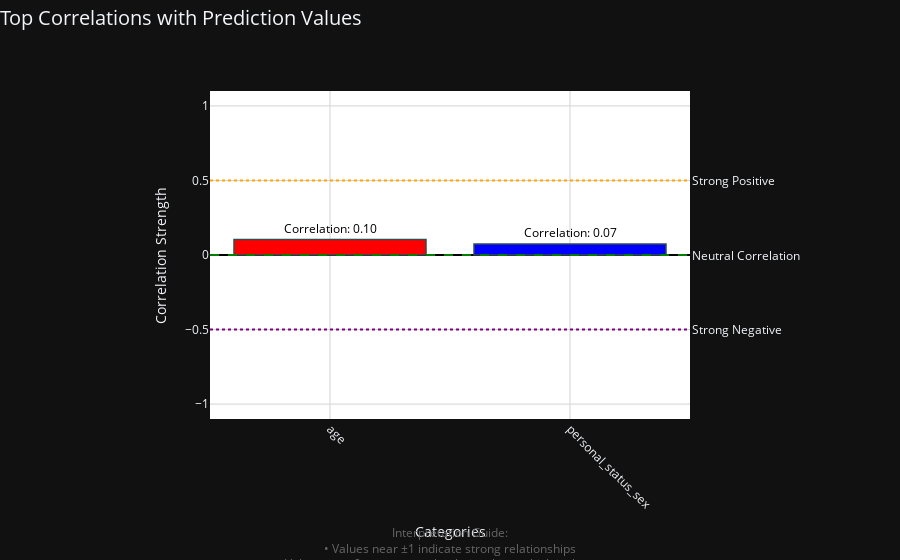

This figure's notebook cell:
### Markdown cell above
2. Top Correlation with Protected Values
    This boxplot visualizes how strongly each feature correlates with protected attributes (e.g., gender, race, age).
    - **Values near** ±1 → Indicate a strong correlation, meaning the feature is highly influenced by the protected attribute.
    - **Values around 0** → Indicate weak correlation, meaning the feature is independent of the protected attribute.
    ##### What to look for & why:
    - **Features with extreme correlation (close to -1 or +1)** → Suggest that protected attributes may be indirectly influencing predictions, which can introduce bias.
    - **High correlation for non-sensitive attributes** → Could indicate proxy bias, where a seemingly neutral attribute is actually a disguised version of a protected feature.
    - **Balanced, low correlations (closer to 0)** → Suggest a more fairness-aligned dataset, as predictions are less likely to be skewed by sensitive variables.
    💡 Takeaway: If a protected attribute has a strong correlation with key features, consider removing proxy attributes, reweighting data, or using fairness-aware modeling techniques to mitigate bias.

### Code cell
corr_fig.show()

### Figure 1 — Plotly figure (JSON) as saved in the notebook; plotly's stock layout.template omitted (floating-point values rounded to 4 significant figures)
{"data": [{"hoverinfo": "text+x", "marker": {"color": [0.1038, 0.07298], "colorscale": [[0.0, "rgb(0,0,255)"], [1.0, "rgb(255,0,0)"]], "line": {"color": "DarkSlateGrey", "width": 1.5}}, "text": ["Correlation: 0.10", "Correlation: 0.07"], "textfont": {"color": "black"}, "textposition": "outside", "x": ["age", "personal_status_sex"], "y": [0.1038, 0.07298], "type": "bar"}], "layout": {"shapes": [{"line": {"color": "green", "dash": "dash"}, "type": "line", "x0": 0, "x1": 1, "xref": "x domain", "y0": 0.0, "y1": 0.0, "yref": "y"}, {"line": {"color": "orange", "dash": "dot"}, "type": "line", "x0": 0, "x1": 1, "xref": "x domain", "y0": 0.5, "y1": 0.5, "yref": "y"}, {"line": {"color": "purple", "dash": "dot"}, "type": "line", "x0": 0, "x1": 1, "xref": "x domain", "y0": -0.5, "y1": -0.5, "yref": "y"}], "annotations": [{"showarrow": false, "text": "Neutral Correlation", "x": 1, "xanchor": "left", "xref": "x domain", "y": 0.0, "yanchor": "middle", "yref": "y"}, {"showarrow": false, "text": "Strong Positive", "x": 1, "xanchor": "left", "xref": "x domain", "y": 0.5, "yanchor": "middle", "yref": "y"}, {"showarrow": false, "text": "Strong Negative", "x": 1, "xanchor": "left", "xref": "x domain", "y": -0.5, "yanchor": "middle", "yref": "y"}, {"align": "center", "font": {"color": "#666666"}, "showarrow": false, "text": "Interpretation Guide:<br>• Values near ±1 indicate strong relationships<br>• Values near 0 suggest weak relationships, which is the target", "x": 0.5, "xref": "paper", "y": -0.15, "yanchor": "top", "yref": "paper"}], "title": {"font": {"size": 20}, "text": "Top Correlations with Prediction Values", "x": 0.0}, "xaxis": {"title": {"text": "Categories"}, "tickangle": 45, "gridcolor": "lightgray", "domain": [0.2, 0.8]}, "yaxis": {"title": {"text": "Correlation Strength"}, "range": [-1.1, 1.1], "gridcolor": "lightgray", "zerolinecolor": "black", "domain": [0.1, 0.9]}, "hoverlabel": {"font": {"size": 12}, "bgcolor": "white"}, "margin": {"l": 50, "r": 50, "t": 50, "b": 100}, "plot_bgcolor": "white"}}
